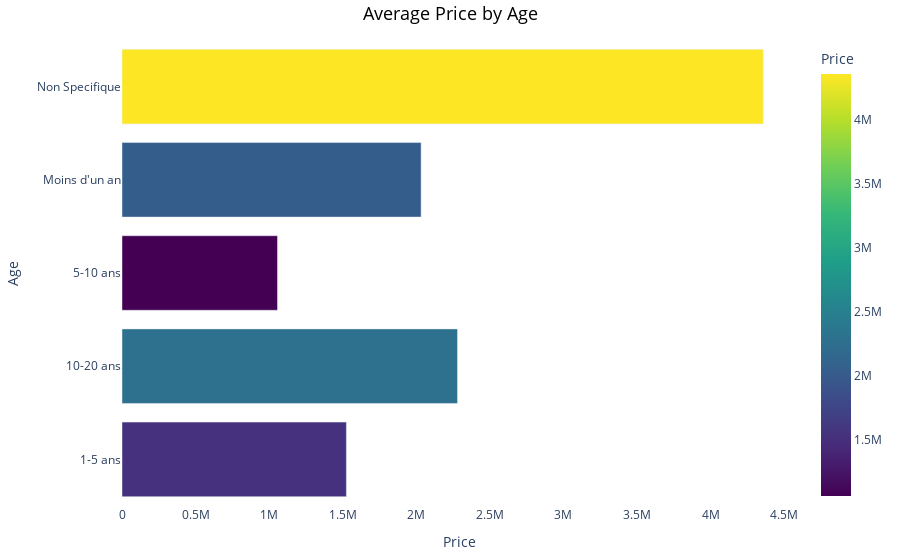

Notebook cell for this chart:
### Code cell
# Assuming your DataFrame is named df

# Calculate the average prices for each age
average_prices = df.groupby('Age')['Price'].mean().reset_index()

# Create a bar plot using Plotly
fig1 = px.bar(
    average_prices, 
    x='Price', 
    y='Age', 
    orientation='h',  # Horizontal bar plot
    title='Average Price by Age',
    labels={'Price': 'Price', 'Age': 'Age'},
    color='Price',  # Color bars by price
    color_continuous_scale='Viridis'  # Use the 'viridis' color palette
)

# Update layout for better readability
fig1.update_layout(
    title={
        'text': 'Average Price by Age',
        'font': {
            'size': 18,
            'color': 'black'
        },
        'x': 0.5,
        'xanchor': 'center'
    },
    xaxis=dict(
        title_font_size=14,
        tickfont_size=12
    ),
    yaxis=dict(
        title_font_size=14,
        tickfont_size=12
    ),
    plot_bgcolor='white',
    margin=dict(l=20, r=20, t=40, b=20)
)

fig1.show()

### Figure 1 — Plotly figure (JSON) as saved in the notebook; plotly's stock layout.template omitted (floating-point values rounded to 4 significant figures)
{"data": [{"alignmentgroup": "True", "hovertemplate": "Price=%{marker.color}<br>Age=%{y}<extra></extra>", "legendgroup": "", "marker": {"color": [1525000, 2280000, 1057000.0, 2032750, 4358000.0], "coloraxis": "coloraxis", "pattern": {"shape": ""}}, "name": "", "offsetgroup": "", "orientation": "h", "showlegend": false, "textposition": "auto", "type": "bar", "x": [1525000, 2280000, 1057000.0, 2032750, 4358000.0], "xaxis": "x", "y": ["1-5 ans", "10-20 ans", "5-10 ans", "Moins d'un an", "Non Specifique"], "yaxis": "y"}], "layout": {"barmode": "relative", "coloraxis": {"colorbar": {"title": {"text": "Price"}}, "colorscale": [[0, "#440154"], [0.1111, "#482878"], [0.2222, "#3e4989"], [0.3333, "#31688e"], [0.4444, "#26828e"], [0.5556, "#1f9e89"], [0.6667, "#35b779"], [0.7778, "#6ece58"], [0.8889, "#b5de2b"], [1, "#fde725"]]}, "legend": {"tracegroupgap": 0}, "margin": {"b": 20, "l": 20, "r": 20, "t": 40}, "plot_bgcolor": "white", "title": {"font": {"color": "black", "size": 18}, "text": "Average Price by Age", "x": 0.5, "xanchor": "center"}, "xaxis": {"anchor": "y", "domain": [0, 1], "tickfont": {"size": 12}, "title": {"font": {"size": 14}, "text": "Price"}}, "yaxis": {"anchor": "x", "domain": [0, 1], "tickfont": {"size": 12}, "title": {"font": {"size": 14}, "text": "Age"}}}}
